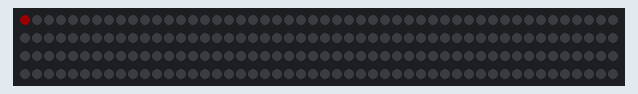
Simulated run of this sketch. Board: Arduino Uno, built with avr-gcc and run on an emulated ATmega328P. Parts: 200 RGB LEDs in strip order, left to right, continuing on the next row. Dim RGB values are drawn brighter than linear; random numbers use the default seed unless the sketch sets one.

Above: at 0.16 s.
At 1.67 s:
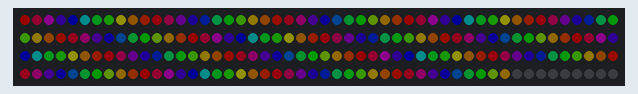
At 8.04 s:
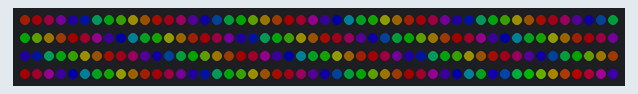
At 11.38 s:
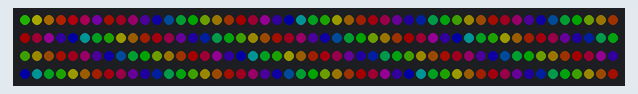
At 17.75 s:
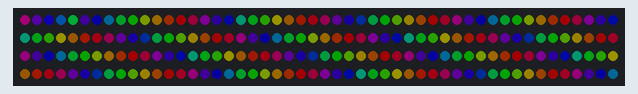
At 39.58 s:
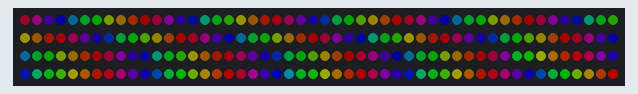

The sketch:

RGB_LED_Hourglass.ino
```cpp
#include "FastLED.h"

#define NUM_LEDS    200
#define DATA_PIN    5
#define BRIGHTNESS  64
#define LED_TYPE    WS2811
#define COLOR_ORDER GRB
#define DELAY_TIME  0.01

CRGB leds[NUM_LEDS];
CRGBPalette16 currentPalette;
TBlendType currentBlending;

uint8_t brightness = 100;
uint8_t colorIndex = 0;
uint8_t i = 0;
bool flag = true;

void isFirstPeriod() {

    (flag) ? (
            colorIndex = random() * 10,
            brightness = 250
        ) : (
            colorIndex = random() + 32000,
            brightness = 150
    );

    flag  = !flag;
}

void setup() {

    FastLED.addLeds<LED_TYPE, DATA_PIN, COLOR_ORDER>(leds, NUM_LEDS).setCorrection( TypicalLEDStrip );
    FastLED.setBrightness( BRIGHTNESS );

    currentPalette = RainbowColors_p;
    currentBlending = LINEARBLEND;
}

void loop() {

    leds[i] = ColorFromPalette(currentPalette, colorIndex, brightness, currentBlending);

    FastLED.show();
    delay(DELAY_TIME);

    if (i < NUM_LEDS) {

    ++i;

        if (i == NUM_LEDS) {
            i = 0;
            isFirstPeriod();
        }

        colorIndex += 1000;
    }
}
```

RGB_LED_Hourglass.cpp
```cpp
#include "FastLED.h"

#define NUM_LEDS    200
#define DATA_PIN    5
#define BRIGHTNESS  64
#define LED_TYPE    WS2811
#define COLOR_ORDER GRB
#define DELAY_TIME  0.01

CRGB leds[NUM_LEDS];
CRGBPalette16 currentPalette;
TBlendType currentBlending;

uint8_t brightness = 100;
uint8_t colorIndex = 0;
uint8_t i = 0;
bool flag = true;

void isFirstPeriod() {

    (flag) ? (
            colorIndex = random() * 10,
            brightness = 250
        ) : (
            colorIndex = random() + 32000,
            brightness = 150
    );

    flag  = !flag;
}

void setup() {

    FastLED.addLeds<LED_TYPE, DATA_PIN, COLOR_ORDER>(leds, NUM_LEDS).setCorrection( TypicalLEDStrip );
    FastLED.setBrightness( BRIGHTNESS );

    currentPalette = RainbowColors_p;
    currentBlending = LINEARBLEND;
}

void loop() {

    leds[i] = ColorFromPalette(currentPalette, colorIndex, brightness, currentBlending);

    FastLED.show();
    delay(DELAY_TIME);

    if (i < NUM_LEDS) {

    ++i;

        if (i == NUM_LEDS) {
            i = 0;
            isFirstPeriod();
        }

        colorIndex += 1000;
    }
}
```
